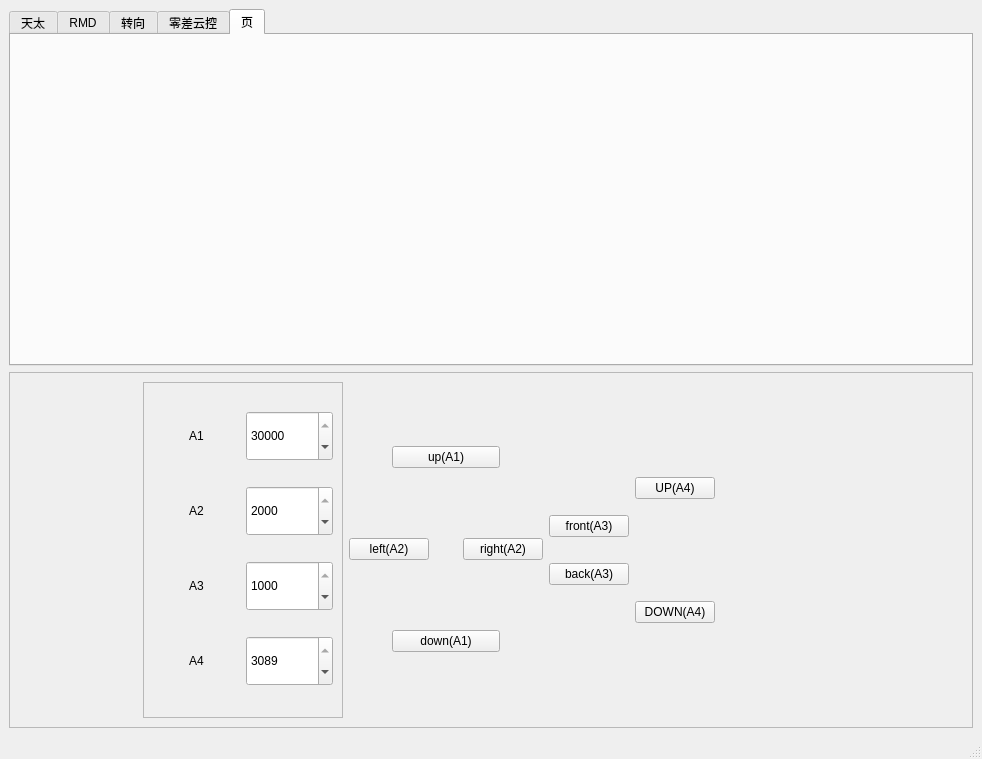
<?xml version="1.0" encoding="UTF-8"?>
<ui version="4.0">
 <class>MainWindow</class>
 <widget class="QMainWindow" name="MainWindow">
  <property name="geometry">
   <rect>
    <x>0</x>
    <y>0</y>
    <width>982</width>
    <height>759</height>
   </rect>
  </property>
  <property name="windowTitle">
   <string>MainWindow</string>
  </property>
  <widget class="QWidget" name="centralwidget">
   <layout class="QGridLayout" name="gridLayout">
    <item row="1" column="0">
     <widget class="QFrame" name="frame">
      <property name="minimumSize">
       <size>
        <width>0</width>
        <height>200</height>
       </size>
      </property>
      <property name="frameShape">
       <enum>QFrame::StyledPanel</enum>
      </property>
      <property name="frameShadow">
       <enum>QFrame::Raised</enum>
      </property>
      <layout class="QGridLayout" name="gridLayout_9">
       <item row="0" column="1">
        <widget class="QFrame" name="frame_2">
         <property name="minimumSize">
          <size>
           <width>200</width>
           <height>0</height>
          </size>
         </property>
         <property name="frameShape">
          <enum>QFrame::StyledPanel</enum>
         </property>
         <property name="frameShadow">
          <enum>QFrame::Raised</enum>
         </property>
         <layout class="QGridLayout" name="gridLayout_10">
          <item row="0" column="0">
           <layout class="QHBoxLayout" name="horizontalLayout_2">
            <item>
             <widget class="QLabel" name="label_7">
              <property name="text">
               <string>A1</string>
              </property>
              <property name="alignment">
               <set>Qt::AlignCenter</set>
              </property>
             </widget>
            </item>
            <item>
             <widget class="QSpinBox" name="spinBox_A1">
              <property name="minimumSize">
               <size>
                <width>0</width>
                <height>50</height>
               </size>
              </property>
              <property name="maximum">
               <number>30000</number>
              </property>
              <property name="singleStep">
               <number>100</number>
              </property>
              <property name="value">
               <number>30000</number>
              </property>
             </widget>
            </item>
           </layout>
          </item>
          <item row="1" column="0">
           <layout class="QHBoxLayout" name="horizontalLayout_3">
            <item>
             <widget class="QLabel" name="label_8">
              <property name="text">
               <string>A2</string>
              </property>
              <property name="alignment">
               <set>Qt::AlignCenter</set>
              </property>
             </widget>
            </item>
            <item>
             <widget class="QSpinBox" name="spinBox_A2">
              <property name="minimumSize">
               <size>
                <width>0</width>
                <height>50</height>
               </size>
              </property>
              <property name="maximum">
               <number>2000</number>
              </property>
              <property name="singleStep">
               <number>10</number>
              </property>
              <property name="value">
               <number>2000</number>
              </property>
             </widget>
            </item>
           </layout>
          </item>
          <item row="2" column="0">
           <layout class="QHBoxLayout" name="horizontalLayout_4">
            <item>
             <widget class="QLabel" name="label_9">
              <property name="text">
               <string>A3</string>
              </property>
              <property name="alignment">
               <set>Qt::AlignCenter</set>
              </property>
             </widget>
            </item>
            <item>
             <widget class="QSpinBox" name="spinBox_A3">
              <property name="minimumSize">
               <size>
                <width>0</width>
                <height>50</height>
               </size>
              </property>
              <property name="maximum">
               <number>1000</number>
              </property>
              <property name="singleStep">
               <number>10</number>
              </property>
              <property name="value">
               <number>1000</number>
              </property>
             </widget>
            </item>
           </layout>
          </item>
          <item row="3" column="0">
           <layout class="QHBoxLayout" name="horizontalLayout_5">
            <item>
             <widget class="QLabel" name="label_10">
              <property name="text">
               <string>A4</string>
              </property>
              <property name="alignment">
               <set>Qt::AlignCenter</set>
              </property>
             </widget>
            </item>
            <item>
             <widget class="QSpinBox" name="spinBox_A4">
              <property name="minimumSize">
               <size>
                <width>0</width>
                <height>50</height>
               </size>
              </property>
              <property name="maximum">
               <number>3089</number>
              </property>
              <property name="singleStep">
               <number>10</number>
              </property>
              <property name="value">
               <number>3089</number>
              </property>
             </widget>
            </item>
           </layout>
          </item>
         </layout>
        </widget>
       </item>
       <item row="0" column="4">
        <spacer name="horizontalSpacer">
         <property name="orientation">
          <enum>Qt::Horizontal</enum>
         </property>
         <property name="sizeHint" stdset="0">
          <size>
           <width>248</width>
           <height>20</height>
          </size>
         </property>
        </spacer>
       </item>
       <item row="0" column="3">
        <layout class="QHBoxLayout" name="horizontalLayout">
         <item>
          <layout class="QGridLayout" name="gridLayout_8">
           <item row="0" column="0">
            <spacer name="verticalSpacer_2">
             <property name="orientation">
              <enum>Qt::Vertical</enum>
             </property>
             <property name="sizeHint" stdset="0">
              <size>
               <width>20</width>
               <height>40</height>
              </size>
             </property>
            </spacer>
           </item>
           <item row="3" column="0">
            <widget class="QPushButton" name="pushButton_A3_back">
             <property name="text">
              <string>back(A3)</string>
             </property>
            </widget>
           </item>
           <item row="1" column="0">
            <widget class="QPushButton" name="pushButton_A3_front">
             <property name="text">
              <string>front(A3)</string>
             </property>
            </widget>
           </item>
           <item row="2" column="0">
            <widget class="QLabel" name="label_6">
             <property name="text">
              <string/>
             </property>
            </widget>
           </item>
           <item row="4" column="0">
            <spacer name="verticalSpacer_3">
             <property name="orientation">
              <enum>Qt::Vertical</enum>
             </property>
             <property name="sizeHint" stdset="0">
              <size>
               <width>20</width>
               <height>40</height>
              </size>
             </property>
            </spacer>
           </item>
          </layout>
         </item>
         <item>
          <layout class="QVBoxLayout" name="verticalLayout">
           <item>
            <spacer name="verticalSpacer_4">
             <property name="orientation">
              <enum>Qt::Vertical</enum>
             </property>
             <property name="sizeHint" stdset="0">
              <size>
               <width>20</width>
               <height>40</height>
              </size>
             </property>
            </spacer>
           </item>
           <item>
            <widget class="QPushButton" name="pushButton_A4_UP">
             <property name="text">
              <string>UP(A4)</string>
             </property>
            </widget>
           </item>
           <item>
            <spacer name="verticalSpacer">
             <property name="orientation">
              <enum>Qt::Vertical</enum>
             </property>
             <property name="sizeHint" stdset="0">
              <size>
               <width>20</width>
               <height>40</height>
              </size>
             </property>
            </spacer>
           </item>
           <item>
            <widget class="QPushButton" name="pushButton_DOWN">
             <property name="text">
              <string>DOWN(A4)</string>
             </property>
            </widget>
           </item>
           <item>
            <spacer name="verticalSpacer_5">
             <property name="orientation">
              <enum>Qt::Vertical</enum>
             </property>
             <property name="sizeHint" stdset="0">
              <size>
               <width>20</width>
               <height>40</height>
              </size>
             </property>
            </spacer>
           </item>
          </layout>
         </item>
        </layout>
       </item>
       <item row="0" column="2">
        <layout class="QGridLayout" name="gridLayout_7">
         <item row="0" column="0">
          <widget class="QLabel" name="label">
           <property name="text">
            <string/>
           </property>
          </widget>
         </item>
         <item row="0" column="1" colspan="3">
          <widget class="QPushButton" name="pushButton_A1_up">
           <property name="text">
            <string>up(A1)</string>
           </property>
          </widget>
         </item>
         <item row="0" column="4">
          <widget class="QLabel" name="label_4">
           <property name="text">
            <string/>
           </property>
          </widget>
         </item>
         <item row="1" column="0" colspan="2">
          <widget class="QPushButton" name="pushButton_A2_left">
           <property name="text">
            <string>left(A2)</string>
           </property>
          </widget>
         </item>
         <item row="1" column="2">
          <widget class="QLabel" name="label_5">
           <property name="text">
            <string/>
           </property>
          </widget>
         </item>
         <item row="1" column="3" colspan="2">
          <widget class="QPushButton" name="pushButton_A2_right">
           <property name="text">
            <string>right(A2)</string>
           </property>
          </widget>
         </item>
         <item row="2" column="0">
          <widget class="QLabel" name="label_2">
           <property name="text">
            <string/>
           </property>
          </widget>
         </item>
         <item row="2" column="1" colspan="3">
          <widget class="QPushButton" name="pushButton_A1_down">
           <property name="text">
            <string>down(A1)</string>
           </property>
          </widget>
         </item>
         <item row="2" column="4">
          <widget class="QLabel" name="label_3">
           <property name="text">
            <string/>
           </property>
          </widget>
         </item>
        </layout>
       </item>
       <item row="0" column="0">
        <spacer name="horizontalSpacer_2">
         <property name="orientation">
          <enum>Qt::Horizontal</enum>
         </property>
         <property name="sizeHint" stdset="0">
          <size>
           <width>40</width>
           <height>20</height>
          </size>
         </property>
        </spacer>
       </item>
      </layout>
     </widget>
    </item>
    <item row="0" column="0">
     <widget class="QTabWidget" name="tabWidget">
      <property name="currentIndex">
       <number>4</number>
      </property>
      <widget class="QWidget" name="tab">
       <attribute name="title">
        <string>天太</string>
       </attribute>
       <layout class="QGridLayout" name="gridLayout_2">
        <item row="0" column="0">
         <widget class="QWidget" name="widget_TT" native="true"/>
        </item>
       </layout>
      </widget>
      <widget class="QWidget" name="tab_2">
       <attribute name="title">
        <string>RMD</string>
       </attribute>
       <layout class="QGridLayout" name="gridLayout_4">
        <item row="0" column="0">
         <widget class="QWidget" name="widget_RMD" native="true"/>
        </item>
       </layout>
      </widget>
      <widget class="QWidget" name="tab_3">
       <attribute name="title">
        <string>转向</string>
       </attribute>
       <layout class="QGridLayout" name="gridLayout_3">
        <item row="0" column="0">
         <widget class="QWidget" name="widget_YK" native="true"/>
        </item>
       </layout>
      </widget>
      <widget class="QWidget" name="tab_4">
       <attribute name="title">
        <string>零差云控</string>
       </attribute>
       <layout class="QGridLayout" name="gridLayout_5">
        <item row="0" column="0">
         <widget class="lingChaCanform" name="widget_LX" native="true"/>
        </item>
       </layout>
      </widget>
      <widget class="QWidget" name="tab_5">
       <attribute name="title">
        <string>页</string>
       </attribute>
       <layout class="QGridLayout" name="gridLayout_6">
        <item row="0" column="0">
         <widget class="multipleMotorTestForm" name="widget_BMQ" native="true"/>
        </item>
       </layout>
      </widget>
     </widget>
    </item>
   </layout>
  </widget>
  <widget class="QMenuBar" name="menubar">
   <property name="geometry">
    <rect>
     <x>0</x>
     <y>0</y>
     <width>982</width>
     <height>23</height>
    </rect>
   </property>
  </widget>
  <widget class="QStatusBar" name="statusbar"/>
 </widget>
 <customwidgets>
  <customwidget>
   <class>lingChaCanform</class>
   <extends>QWidget</extends>
   <header>lingChaCanform.h</header>
   <container>1</container>
  </customwidget>
  <customwidget>
   <class>multipleMotorTestForm</class>
   <extends>QWidget</extends>
   <header>multipleMotorTestForm.h</header>
   <container>1</container>
  </customwidget>
 </customwidgets>
 <resources/>
 <connections/>
</ui>
